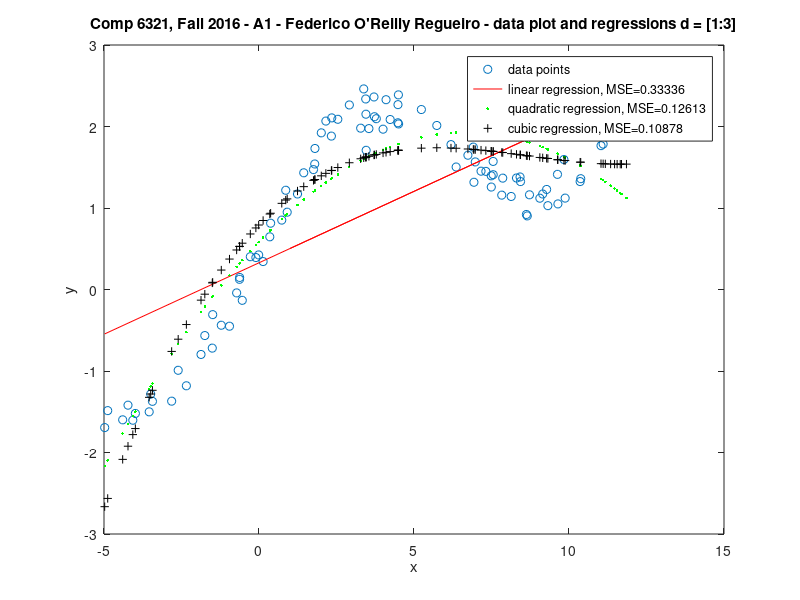
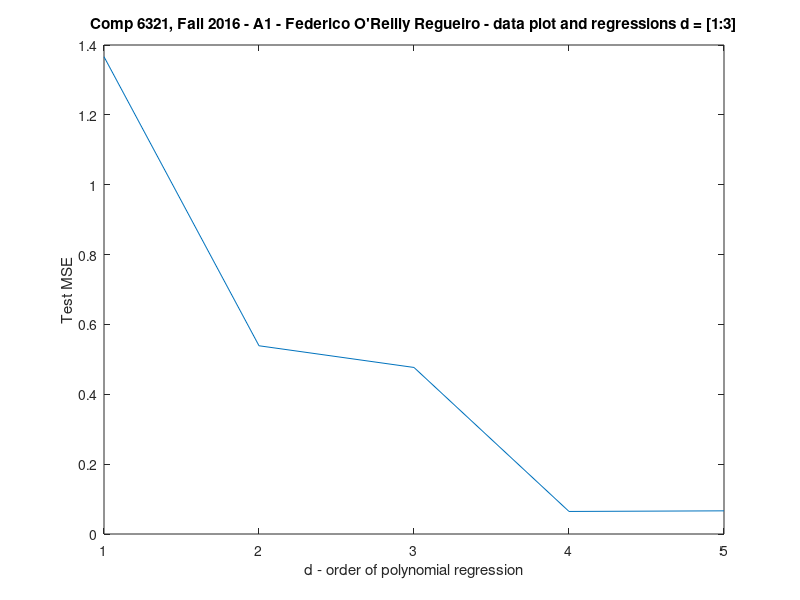
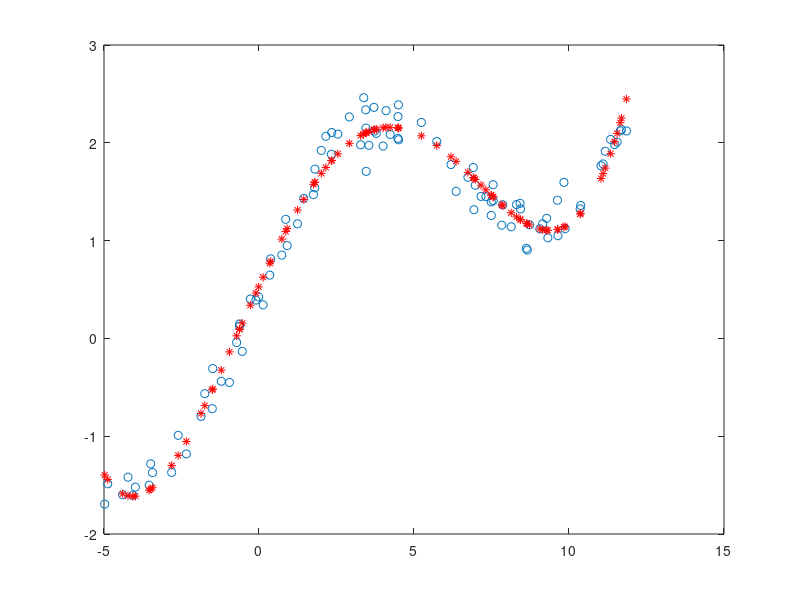

MATLAB code to generate these figures, in order:
% COMP 6321 Machine Learning, Fall 2016
% Federico O'Reilly Regueiro - 40012304
% Assignment 1, due September 30

% Note: albeit non-standard, in order to create a single m file, the ' script' 
% part has been wrapped in a function that takes no parameters and returns 
% nothing...

function [] = A1  % Q 1a
    x = load('hw1x.dat');
    y = load('hw1y.dat');

    % plot x against y, use circles and avoid plotting connecting lines
    figure(1);
    plot(x, y, 'o');
    title(['Comp 6321, Fall 2016 - A1 - Federico O''Reilly Regueiro -', ... 
           ' data plot and regressions d = [1:3]']);
    ylabel('y');
    xlabel('x');

    % Q 1b
    x = [x, ones(length(x),1)];

    % w = inv(x'*x) * x'*y;
    w = (x' * x) \ x'*y;

    hold on;

    % just plot the lie between the en
    endpoints = [min(x), max(x)];

    plot(endpoints, (w(1).* endpoints + w(2)), 'r');

    jh_lin = trainingErr(x, w, y);

    % Q 1e - TODO is this a better fit? write in doc
    [w2, x_prime] = PolyRegress(x,y,2);
    plot(x(:,size(x,2)-1), x_prime*w2, 'g.')

    jh_quad = trainingErr(x_prime, w2, y);

    % Q 1f - TODO is this a better fit? write in doc
    [w3, x_prime] = PolyRegress(x,y,3);
    plot(x(:,size(x,2)-1), x_prime*w3, 'k+')

    jh_cub = trainingErr(x_prime, w3, y);

    legend('data points', ['linear regression, MSE=',num2str(jh_lin)], ...
          ['quadratic regression, MSE=', num2str(jh_quad)], ...
          ['cubic regression, MSE=', num2str(jh_cub)]);
    hold off;

    % Q 1h
    [d, train_error, test_error] = k_fold_cv (x, y, 5);
    figure(2);
    plot(test_error);
    title(['Comp 6321, Fall 2016 - A1 - Federico O''Reilly Regueiro -', ... 
           ' data plot and regressions d = [1:3]']);
    ylabel('Test MSE');
    xlabel('d - order of polynomial regression');

    [wd, x_prime] = PolyRegress(x,y,d);
    figure(3);
    plot(x(:,1), y, 'o');
    hold on;
    plot(x(:, size(x,2)-1), x_prime*wd, 'r*');, 
    hold off;
end

% Q 1c
function jh = trainingErr(x, w, y)
  hx = x*w;
  % mean squared error? slides have the sum of squares but talk about mse...
  jh = sum((hx - y).^2)/(2*size(x,1));
end

% Q 1d
function [w, x_prime] = PolyRegress(x,y,d)
  if(d >= 1)
    x_prime = format_poly(x,d);
  else
    error('Error, d must be larger or equal to 1');
  end
  w = (x_prime'*x_prime) \ x_prime'*y;
end

% helper for PolyRegress
function x_prime = format_poly(x,d) % TODO continue here and propagate normalization
    x_prime = repmat(x(:,1), 1, d+1).^(repmat((d:-1:0), size(x,1), 1));
end

function [d, train_error, test_error] = k_fold_cv (x, y, k, normalize)
    % sure, we could solve for the general case, but...
    if mod(size(x,1), k)
        error('Matrix x must contain a multiple of k entries');
    end
    if nargin < 3
        normalize = false;
    end
    m = size(x,1);
    x_shuffle = x(randperm(m),:);
    
    % matlab abonimation for a do-while loop
    test_err_decreasing = true;
    % first entry in the errors vector is the maximum possible fp num
    % just for the logic in the while loop (no do-while in matlab)
    % get rid of these two entries at the end
    test_error = realmax;
    train_error = realmax;
    d = 0;
    while (test_err_decreasing)
        % create a blank entry to accumulate errors each fold
        d = d+1; 
        test_error = [test_error; 0];
        train_error = [train_error; 0];
        for i = 1:m/k
           idx_btm = 1:(k*(i-1));
           idx_tst = k*(i-1)+1:(k*i);
           idx_top = (k*i)+1:m;
           x_train = [x(idx_btm,:);x(idx_top,:)];
           y_train = [y(idx_btm,:);y(idx_top,:)];
           x_test = format_poly(x(idx_tst, :), d);
           y_test = y(idx_tst, :);

           % training
           %w = (x_train'*x_train) \ x_train'*y_train;
           [w, x_train_prime] = PolyRegress(x_train,y_train,d);
           jh_train = trainingErr(x_train_prime, w, y_train);
           
           train_error(d+1) = train_error(d+1) + jh_train;
           % validation
           jh_test = trainingErr(x_test, w, y_test);
           test_error(d+1) = test_error(d+1) + jh_test;
        end
        test_err_decreasing = (test_error(d+1) < test_error(d));  
    end
    % remove first entry for errors vectors
    test_error(1) = [];
    train_error(1) = [];
    % divide errors between k
    test_error = test_error./k;
    train_error = train_error./k;
    % d already stopped decreasing, optimal d has been passed
    d = d-1;
end

  
